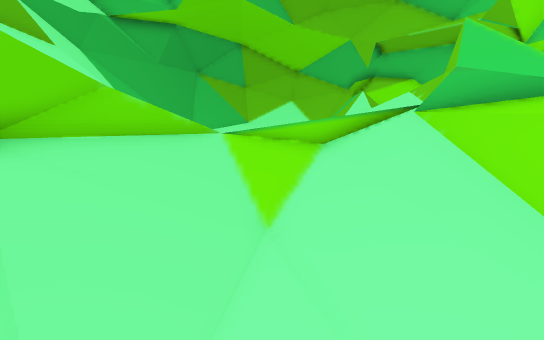
View 1 (above)

15 first-person views from a walk through a 3-D level made in the Godot game engine. The camera is 1.5 m above the floor, tilts 10° down and sees 80° across. The floor is counted in squares, 0.5 m on a side. Each view is taken from the middle of a square. On the plan, view 1 faces up. The plan holds only what a view shows up to about 20 squares ahead; the rest is blank. The place goes on beyond the plan.

View 2
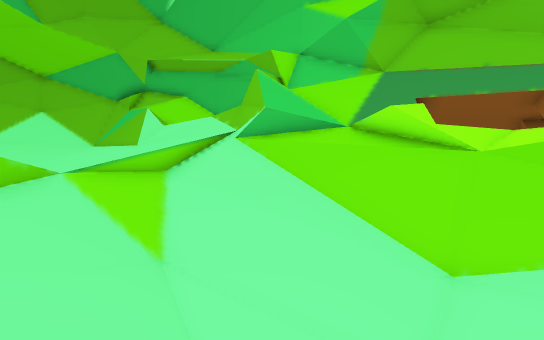

View 3
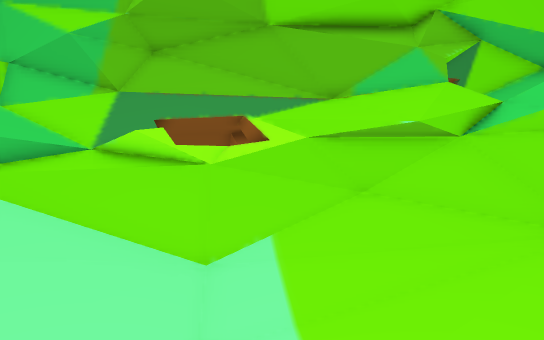

View 4
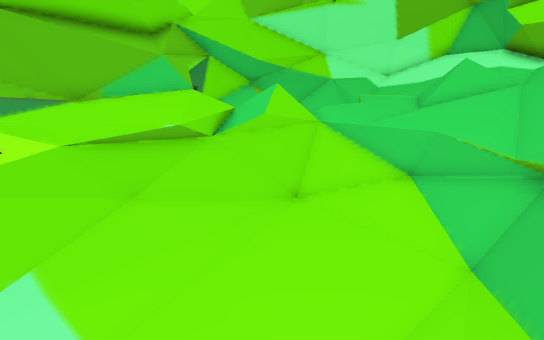

View 5
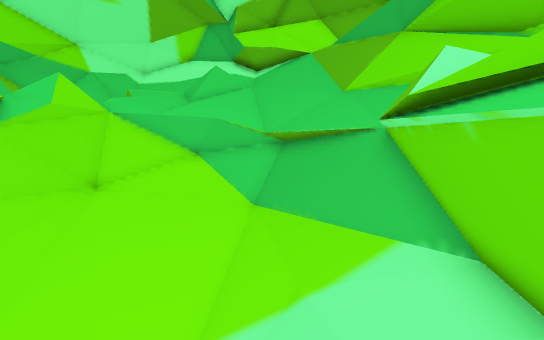

View 6
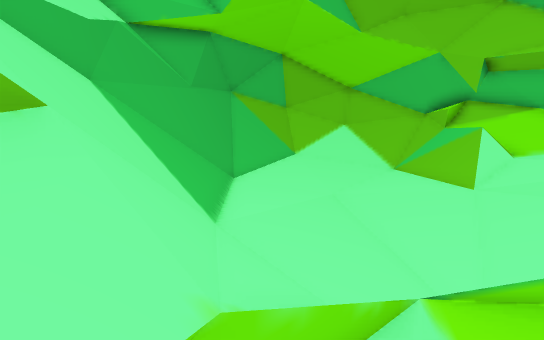

View 7
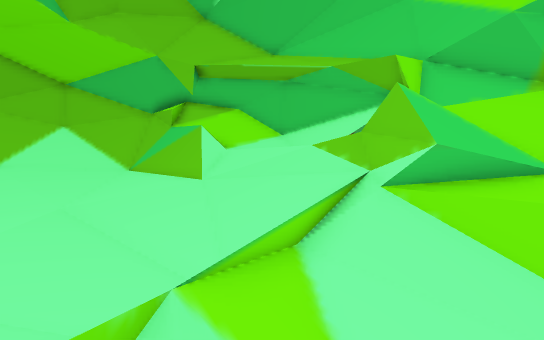

View 8
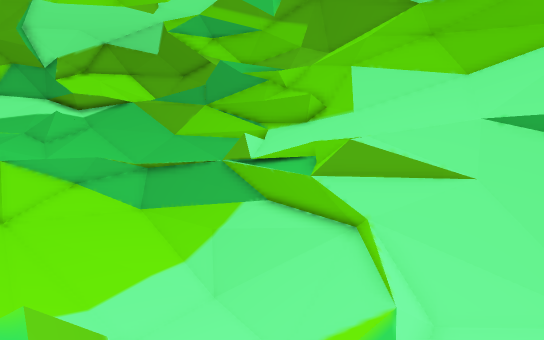

View 9
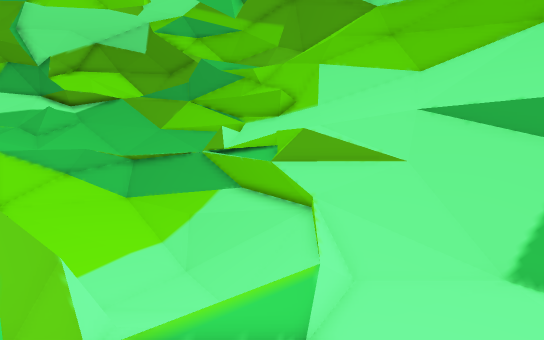

View 10
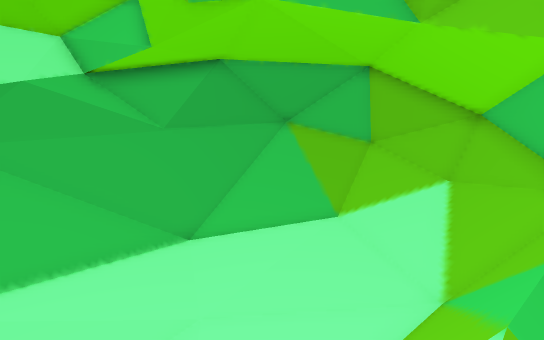

View 11
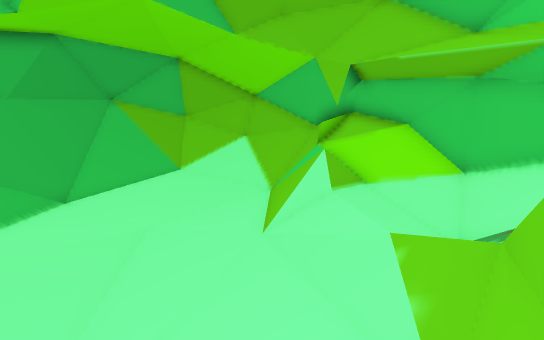

View 12
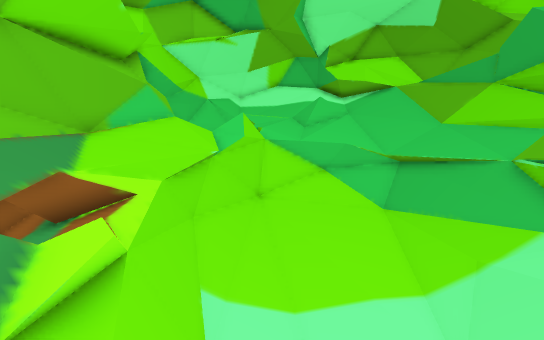

View 13
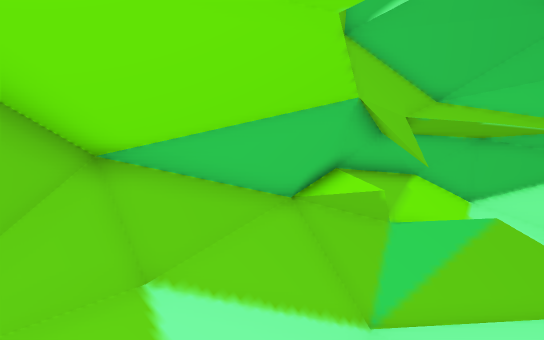

View 14
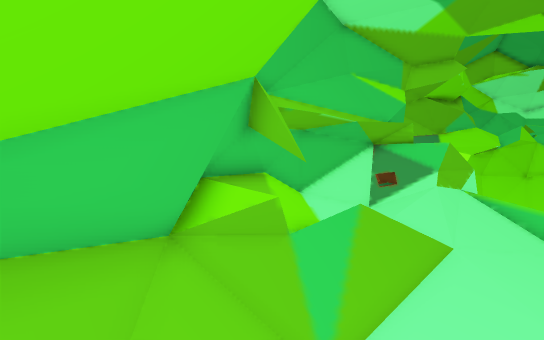

View 15
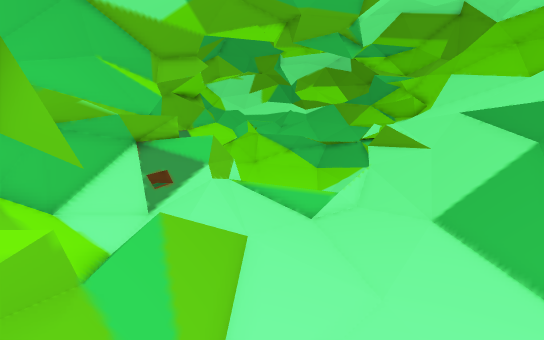

### Floor plan
Key: @ floor where view 1 was taken; # wall or solid block; . main floor; : floor 0.25 m higher than the main floor; - floor 0.25 m lower than the main floor; + floor 0.5 m higher than the main floor; _ floor 0.5 m lower than the main floor; < floor 0.75 m lower than the main floor; ( floor 1 m lower than the main floor; ! floor 1.25 m lower than the main floor; / step, stairs or slope; = window, fence, low wall or low ledge; ^ raised ledge.
Columns run from 8 left of view 1 to 9 right of it. Each row starts with its distance up from view 1.
 26       #####
 25      ##//###
 24    ###/////##
 23   ##///////##
 22   #=//...///##
 21   #=//...../##
 20   #=/.......=##
 19   #=........=##
 18   #=........ /##
 17   #=..--...: /##
 16   #=...-...://+#
 15   #=...-...//++#
 14   #=...--////++#
 13   #=...--/////+##
 12  ##=/..--//////##
 11  ##=/..--//////^#
 10 ^#^=//.--//////^#
  9 ^^=/////////#= =#
  8 ^^=/////////=^^^#
  7 ^^^/////////^^^^#
  6 ^^^=#=//<///=^^^^
  5 ^^^^#///<///=^^^^
  4 ^^^##///(///#=^^##
  3   #^^///((//##^^##
  2   ^^^//(!!///=#^#
  1   ^^///((!!//=#^#
  0  ^^^///(@((//=###
 -1  ###///((((//####
 -2   ##///<<<<///^^#
 -3  ###//<<<<<//#^^#
 -4  #^==/<_____/^^##
 -5  #^^=/______/^##
 -6   #^==______/^#
 -7   #^^=/_____###
 -8   ^^^^=////=#
 -9    ^^^^^^^^##
-10     ^^^^^^^^
-11      ^^^^^^^^

Positions as (right, up) in squares from view 1, and headings:
1: (0, 0), facing up
2: (-3, 0), facing up-right
3: (-4, 0), facing right
4: (-4, 1), facing down-right
5: (-3, 4), facing down
6: (-3, 5), facing up
7: (-3, 5), facing up-right
8: (5, 11), facing down-left
9: (5, 13), facing down-left
10: (5, 13), facing up-left
11: (3, 7), facing up
12: (3, 8), facing down
13: (-4, 23), facing right
14: (0, 25), facing down-right
15: (2, 24), facing down
